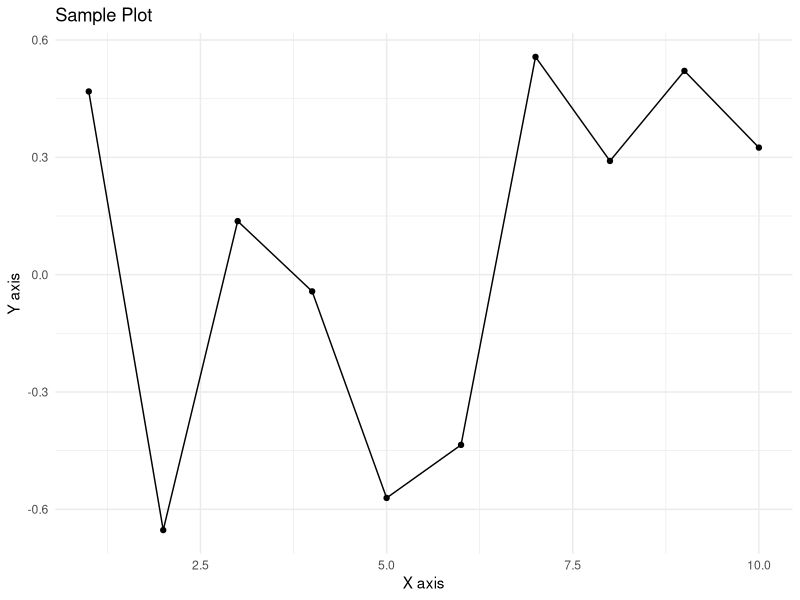

Write R code to recreate this figure.
## ---- chunk 1
# Set global options for all code chunks in this document
knitr::opts_chunk$set(echo = TRUE)  # Display code alongside its output
## ---- chunk 2
# Load the entire tidyverse collection
# This includes ggplot2, dplyr, tidyr, readr, and more
library(tidyverse)

# Load specific packages for more control
# This is useful when you want to avoid loading unnecessary packages
library(ggplot2)  # For plotting
library(dplyr)    # For data manipulation
## ---- chunk 3
# Check installed version of a package
# Important for reproducibility and debugging
packageVersion("tidyverse")
## ---- chunk 4
# List all installed packages with their versions
# Useful for documentation and troubleshooting
installed.packages()[, c("Package", "Version")]
## ---- chunk 5
# Load required packages
library(ggplot2)    # For creating plots
library(dplyr)      # For data manipulation

# Create sample data for demonstration
data <- data.frame(
  x = 1:10,                    # Sequence from 1 to 10
  y = rnorm(10)                # 10 random normal values
)

# Use dplyr to transform data
# The pipe operator (%>%) makes the code more readable
data <- data %>%
  mutate(z = y * 2)            # Create new column z

# Create a plot using ggplot2
# This demonstrates the layered approach to plotting
ggplot(data, aes(x = x, y = y)) +
  geom_point() +                # Add points
  geom_line() +                 # Add connecting lines
  theme_minimal() +             # Use minimal theme
  labs(title = "Sample Plot",   # Add labels
       x = "X axis",
       y = "Y axis")
